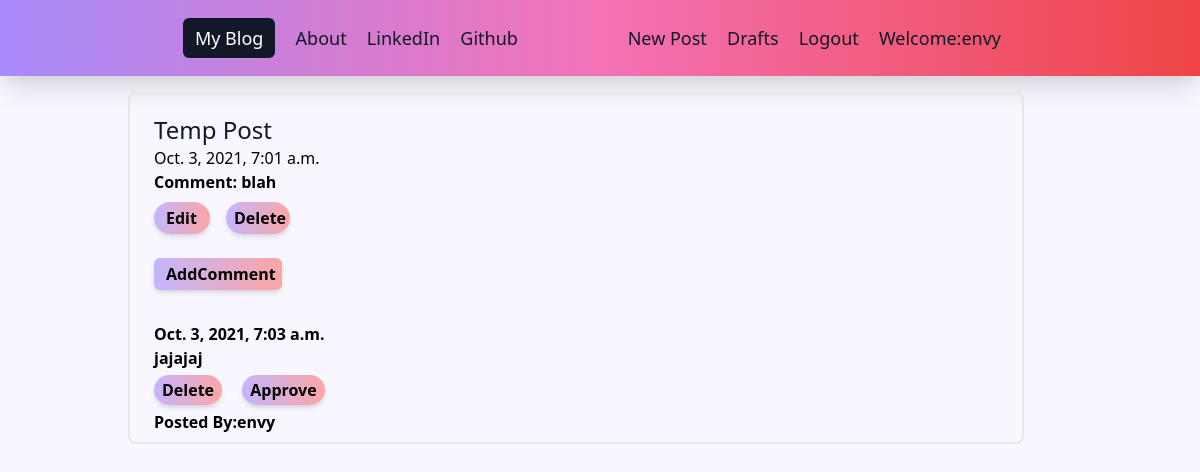
The app's page /blog/post/20/details (signed in) with its own data.
### blog/models.py (models this page shows, shortened)
class Post(models.Model):
    author = models.ForeignKey('auth.user', on_delete=CASCADE)
    title = models.CharField(max_length=200)
    Text = models.TextField()
    date_created = models.DateTimeField(
        default=timezone.datetime.now, editable=True)
    publish_date = models.DateTimeField(blank=True, null=True)

class Comment(models.Model):
    post = models.ForeignKey(
        Post, related_name='comments', on_delete=CASCADE)  # comments for the posts.
    author = models.CharField(max_length=200, null=True)
    Text = models.TextField(null=True)
    created_date = models.DateTimeField(auto_now_add=True)
    approved_comment = models.BooleanField(default=False)

### blog/views.py (the view)
# urls.py: path('post/<int:pk>/details', views.PostDetailView.as_view(), name='post_detail'),
class PostDetailView(DetailView):
    model = Post

### blog/templates/blog/post_detail.html (shortened to what this page needs)
{% extends "blog/base.html" %} {% block content %}
<div class="border-2 border-gray-200 sm:rounded-lg my-4 px-6">
  <div class="md:container md:mx-auto mt-5">
    <h1 class="text-gray-900 font-medium font-nunito font text-2xl">
      {{post.title}}
    </h1>
  </div>
  {% if post.publish_date %}
  <div>
    <h4>{{ post.publish_date }}</h4>
  </div>
  {% endif %}
  <p class="font-semibold">Comment: {{ post.Text|safe|linebreaksbr }}</p>
  {% if user.is_authenticated %}
  <div class="flex justify-start space-x-4">
    <div
      class="
        px-3
        py-1
        my-2
        mb-4
        text-md
        font-semibold
        rounded-full
        bg-gradient-to-r
        from-purple-300
        to-red-300
        text-grey-800
        w-14
        shadow-md
        hover:text-white
      "
    >
      <a class="font-semibold" href="{% url 'blog:post_edit' pk=post.pk %}">
        Edit
      </a>
    </div>
    <div
      class="
        px-2
        py-1
        my-2
        mb-4
        text-md
        font-semibold
        rounded-full
        bg-gradient-to-r
        from-purple-300
        to-red-300
        text-grey-800
        w-16
        shadow-md
        hover:text-white
      "
    >
      <a class="font-semibold" href="{% url 'blog:post_remove' pk=post.pk %}"
        >Delete
      </a>
    </div>
  </div>
  {% endif %}
  <div
    class="
      px-3
      py-1
      my-2
      mb-4
      font-semibold
      rounded-md
      bg-gradient-to-r
      from-purple-300
      to-red-300
      text-grey-800
      w-32
      shadow-md
      hover:text-white
    "
  >
    <a
      class=""
      type="submit"
      href="{% url 'blog:add_comment_to_post' pk=post.pk %}"
      >AddComment</a
    >
  </div>
  <div class="container font-semibold">
    <div class="-my-2 font-semibold">
      {% for comment in post.comments.all %} <br />
      {% if user.is_authenticated or comment.approved_comment %}
      {{comment.created_date}}
    </div>
    {% if not comment.approved_comment %}
    <div class="my-2 font-semibold">
      <p>{{comment.Text|safe|linebreaks}}</p>
    </div>
    <a
      class="
        px-2
        py-1
        my-3
        mb-4
        mr-4
        text-md
        font-semibold
        rounded-full
        bg-gradient-to-r
        from-purple-300
        to-red-300
        text-grey-800
        w-16
        shadow-md
        hover:text-white
      "
      href="{% url 'blog:comment_remove' pk=comment.pk %}"
      >Delete</a
    >
    <a
      class="
        px-2
        py-1
        mr-4
        mb-4
        text-md
        font-semibold
        rounded-full
        bg-gradient-to-r
        from-purple-300
        to-red-300
        text-grey-800
        w-16
        shadow-md
        hover:text-white
      "
      href="{% url 'blog:comment_approve' pk=comment.pk %}"
      >Approve</a
    >
    {% endif %}
    <div class="my-2 font-semibold">
      <p>Posted By:{{comment.author}}</p>
    </div>
    {% endif %} {% empty %}
    <div class="font-semibold mb-4">
      <p>No Comments Posted</p>
      {% endfor %}
    </div>
  </div>
</div>
{% endblock content %}

### blog/templates/blog/base.html (shortened to what this page needs)
{% load static %} {% load tailwind_tags %}
<!DOCTYPE html>
<html lang="en">
<head>
    {% tailwind_css %}
</head>
<body class="bg-opacity-20 bg-purple-200">
    <header class="mx-auto bg-gradient-to-r from-purple-400 via-pink-400 to-red-500 p-6 text-white md-rounded  md:shadow-xl">
             {% if user.is_authenticated %}
        <nav class="">
            <div class="container mx-auto px-12 sm:items-stretch sm:justify-start flex-shrink-0 font-nunito">
                <div class="flex md:justify-between">
                    <div class="md:flex-row mx-auto">
                        <a class=" mr-4 bg-gray-900 rounded-md px-3 py-2 text-lg font-medium" href="{% url 'blog:post_list' %}">My Blog</a>
                        <a class="mr-4 py-2  text-gray-900 text-lg font-medium hover:text-white rounded-md  "href="{% url 'blog:about' %}" class="">About</a>
                        <a class="mr-4 py-2 text-gray-900 text-lg font-medium hover:text-white" href="https://linkedin.com" class="">LinkedIn</a>
                        <a class="mr-4 py-2 text-gray-900 text-lg font-medium hover:text-white" href="https://github.com" class="">Github</a>
                    </div>
                    <div class="md:flex-row mx-auto">
                        <a class="mr-4 py-2 text-gray-900 text-lg font-medium hover:text-white" href="{% url 'blog:post_new' %}" class=>New Post</a>
                        <a class="mr-4 py-2 text-gray-900 text-lg font-medium hover:text-white" href="{% url 'blog:post_draft_list' %}" class="">Drafts</a>
                        <a class="mr-4 py-2 text-gray-900 text-lg font-medium hover:text-white" href="{% url 'logout' %}" class="">Logout</a>
                        <a class="mr-4 py-2 text-gray-900 text-lg font-medium hover:text-white" href="#" class="">Welcome:{{user.username}}</a> {% else %}
                        <div class="flex justify-items-start ">
                            <div class="mx-8">
                                <a class="mr-4 py-2 text-gray-900 text-2xl font-Nunito-medium hover:text-white" href="{% url 'login' %}" class="">Login</a> {% endif %}
                            </div>
                        </div>
                    </div>
        </nav>
    </header>
    <div class="container">
        <div class="">
            <div class="ml-8 md:ml-16 lg:ml-32">
                <div class="">{% block content %} {% endblock %}</div>
            </div>
        </div>
</body>
</html>

### records on screen
Post: title "Temp Post", publish_date "Oct. 3, 2021, 7:01 a.m.", Text "blah"
Comment: created_date "Oct. 3, 2021, 7:03 a.m.", Text "jajajaj", author "envy"

### other values on screen
{{ user.username }} "envy"
